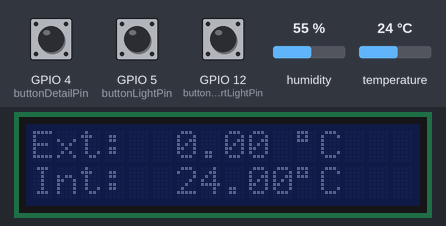
This sketch was run on a simulated ESP8266 (NodeMCU). On the bench: 16×2 character LCD. Inputs (shaded band) come from the test bench; at power-on: GPIO 4 (buttonDetailPin) LOW, GPIO 5 (buttonLightPin) LOW, GPIO 12 (buttonShortLightPin) LOW, humidity 55 %, temperature 24 °C. WiFi joins after 1.5 s; servers stay silent unless stated.

Above: at 3.5 s.
3.6 s: GPIO 4 (buttonDetailPin) pulled HIGH for 0.15 s
At 4.4 s:
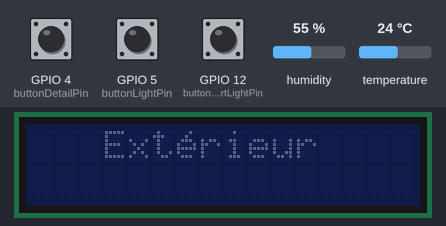
At 5.7 s:
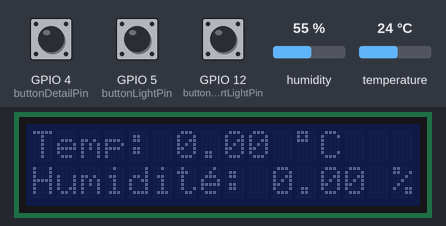
Timing chart, 0 to 7.2 s (numbered marks = the images above; inputs shaded):
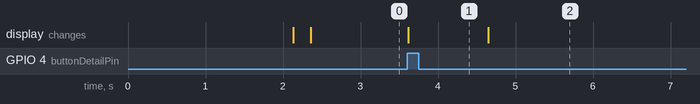

Measured:
- after the input at 3.6 s, the display: changes at once (image 1)

The sketch:

displayer-sensor.ino
```cpp
#include <ESP8266WiFi.h>
#include <ESP8266HTTPClient.h>
#include <ArduinoJson.h>

// Buttons Parameters
int buttonLightPin = 5;
int buttonShortLightPin = 12;
int buttonDetailPin = 4;

// DHT Parameters
#include "DHT.h"
#define DHTPIN 13
#define DHTTYPE DHT11

DHT dht(DHTPIN, DHTTYPE);

// LCD Parameters
#include <Wire.h>
#include <LiquidCrystal_I2C.h>
LiquidCrystal_I2C lcd(0x27, 16, 2);

// WiFi Parameters
const char* ssid = "WIFI_NAME";
const char* password = "WIFI_PWD";

// Timers
unsigned long timerExt = 0;
unsigned long timerIn = 0;
unsigned long timerSend = 0;

float temperatureOut;
float humidityOut;
float temperatureIn;
float humidityIn;

void showTempAndHumidity (float temperature, float humidity) {
      lcd.clear();
      lcd.setCursor(0, 0);
      lcd.print("Temp:");
      lcd.setCursor(6, 0);
      lcd.print(temperature);
      lcd.setCursor(11, 0);
      lcd.print((char) 223);
      lcd.setCursor(12, 0);
      lcd.print("C");
      lcd.setCursor(0, 1);
      lcd.print("Humidite:");
      lcd.setCursor(7, 1);
      lcd.write(0);
      lcd.setCursor(10, 1);
      lcd.print(humidity);
      lcd.setCursor(15, 1);
      lcd.print("%");
}


void showOutsideAndInside (float outside, float inside) {
      lcd.clear();
      lcd.setCursor(0, 0);
      lcd.print("Ext:");
      lcd.setCursor(6, 0);
      lcd.print(outside);
      lcd.setCursor(11, 0);
      lcd.print((char) 223);
      lcd.setCursor(12, 0);
      lcd.print("C");
      lcd.setCursor(0, 1);
      lcd.print("Int:");
      lcd.setCursor(6, 1);
      lcd.print(inside);
      lcd.setCursor(11, 1);
      lcd.print((char) 223);
      lcd.setCursor(12, 1);
      lcd.print("C");
}

void updateDataExt () {
  if (WiFi.status() == WL_CONNECTED) {
    HTTPClient http;
    http.begin("http://example.com:8888/api/weather-data/::ffff:192.168.0.15/displayer/");
    int httpCode = http.GET();
    if (httpCode > 0) {
      // Parsing
      const size_t bufferSize = JSON_OBJECT_SIZE(2) + JSON_OBJECT_SIZE(3) + JSON_OBJECT_SIZE(5) + JSON_OBJECT_SIZE(8) + 370;
      DynamicJsonBuffer jsonBuffer(bufferSize);
      JsonObject& root = jsonBuffer.parseObject(http.getString());
      temperatureOut = root["temperature"];
      humidityOut = root["humidity"];
      lcd.setCursor(6, 0);
      lcd.print(temperatureOut);
    }
    http.end();
  }
}

void sendDataSensor (float temperature, float humidity) {
    if (temperature > 0 && humidity > 0) {
          float heatIndex = dht.computeHeatIndex(temperature, humidity, false);
          char params[100];
          char hB[10];
          dtostrf(humidity, 4, 2, hB);
          char tB[10];
          dtostrf(temperature, 4, 2, tB);

          char hicB[10];
          dtostrf(heatIndex, 4, 2, hicB);

          snprintf(params, 100, "humidity=%s&temperature=%s&heat_index=%s", hB, tB, hicB);

          HTTPClient http;
          http.begin("http://example.com:8888/api/weather-data/");
          http.addHeader("Content-Type", "application/x-www-form-urlencoded");
          http.POST(params);
          http.end();
    }
}

void updateDataIn () {
      float tmpT = dht.readTemperature();
      float tmpH = dht.readHumidity();
      if (!isnan(tmpT) || !isnan(tmpH)) {
        temperatureIn = tmpT;
        humidityIn = tmpH;
        lcd.setCursor(6, 1);
        lcd.print(temperatureIn);
      }
}

bool light = true;
void toogleLight () {
  if (light == true) {
      lcd.noBacklight();
  } else {
      lcd.backlight();
  }
  light=!light;
  delay(500);
}


void showDetail () {
  if (light == false) {
    lcd.backlight();
    delay(2000);
  }
  lcd.clear();
  lcd.setCursor(0, 0);
  lcd.print("   Exterieur");
  lcd.setCursor(6, 0);
  lcd.write(0);
  delay(1000);
  showTempAndHumidity(temperatureOut, humidityOut);
  delay(4000);
  lcd.clear();
  lcd.setCursor(0, 0);
  lcd.print("   Interieur");
  lcd.setCursor(6, 0);
  lcd.write(0);
  delay(1000);
  showTempAndHumidity(temperatureIn, humidityIn);
  delay(4000);
  showOutsideAndInside(temperatureOut, temperatureIn);
  delay(3000);
  if (light == false) {
    lcd.noBacklight();
  }
}

void setup() {
  // LCD
  Wire.begin(2,0);
  lcd.init();
  // Special characters
  uint8_t eAigu[8] = {130,132,142,145,159,144,142,128};
  lcd.createChar(0, eAigu);
  lcd.backlight();
  lcd.setCursor(0, 0);
  lcd.print("  Chargement...");
  lcd.setCursor(0, 1);
  lcd.print("  Cedric JUNG");
  lcd.setCursor(3, 1);
  lcd.write(0);
  // DHT11
  dht.begin();
  // Button
  pinMode(buttonLightPin, INPUT);
  // WiFi
  WiFi.begin(ssid, password);
  // Check for connection
  while (WiFi.status() != WL_CONNECTED) {
    delay(1000);
  }
  WiFi.mode(WIFI_STA);
  // Load data
  showOutsideAndInside(0,0);
  updateDataExt();
  updateDataIn();
  lcd.noBacklight();
  Serial.begin(115200);
}

void loop() {
   if(millis() > timerExt + 600000){
        timerExt = millis();
        updateDataExt();
   }
   if(millis() > timerIn + 60000){
        timerIn = millis();
        updateDataIn();
   }
   if(millis() > timerSend + 600000) {
         timerSend = millis();
         sendDataSensor(temperatureIn, humidityIn);
   }
   if (digitalRead(buttonLightPin) == HIGH) {
         toogleLight();
   }
   if (digitalRead(buttonShortLightPin) == HIGH) {
         if (light == false) {
            lcd.backlight();
            delay(5000);
            lcd.noBacklight();
         }
   }
   if (digitalRead(buttonDetailPin) == HIGH) {
         showDetail();
   }
}
```
